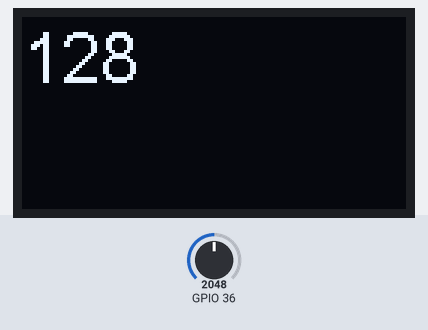
Bench run of a sketch on a simulated ESP32. On the bench: 128×64 one-colour display. Inputs (shaded band) come from the test bench; at power-on: GPIO 36 = 2048. What the sketch prints to the serial monitor is not drawn.

Above: at 1.2 s.
1.3 s: GPIO 36 set to 2866
At 2.3 s:
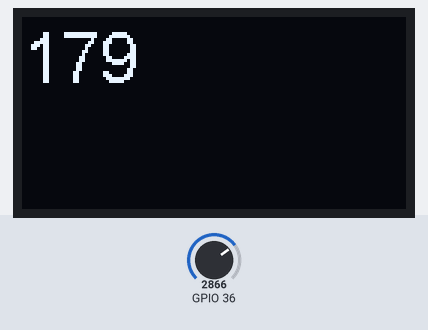
2.8 s: GPIO 36 set to 3603
At 3.9 s:
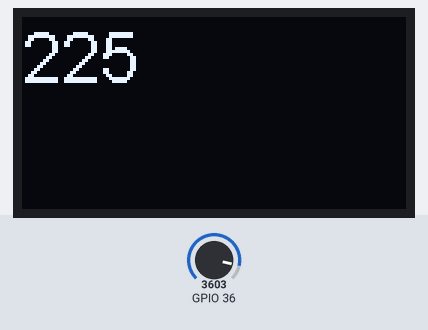
4.3 s: GPIO 36 set to 4095
At 5.4 s:
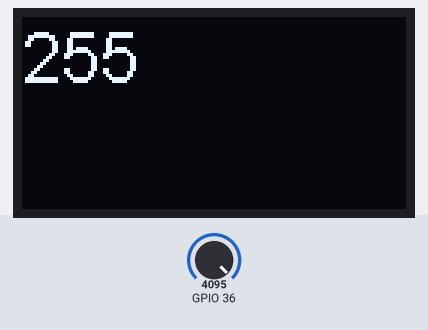
Timing chart, 0 to 7.3 s (numbered marks = the images above; inputs shaded):
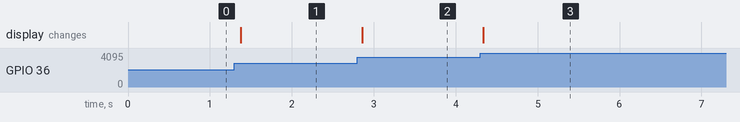

Measured:
- after the input at 1.3 s, the display: changes after 0.08 s (image 1)
- after the input at 2.8 s, the display: changes after 0.06 s (image 2)
- after the input at 4.3 s, the display: changes at once (image 3)

The sketch:

wk3_OLED.ino
```cpp
#include <Wire.h>  // Only needed for Arduino 1.6.5 and earlier
#include "SSD1306Wire.h" // legacy include: `#include "SSD1306.h"`
SSD1306Wire  display(0x3c, 21, 22);
int rd;
void setup() {
  Serial.begin(115200);
  // Initialising the UI will init the display too.
  display.init();
  display.flipScreenVertically();
  display.setFont(ArialMT_Plain_24);
}

void loop() {
  display.clear();
  rd=analogRead(A0);
  Serial.println(rd);
  display.drawString(0, 0, String(analogRead(A0)/16));
  // write the buffer to the display
  display.display();

  delay(50);
}
```
